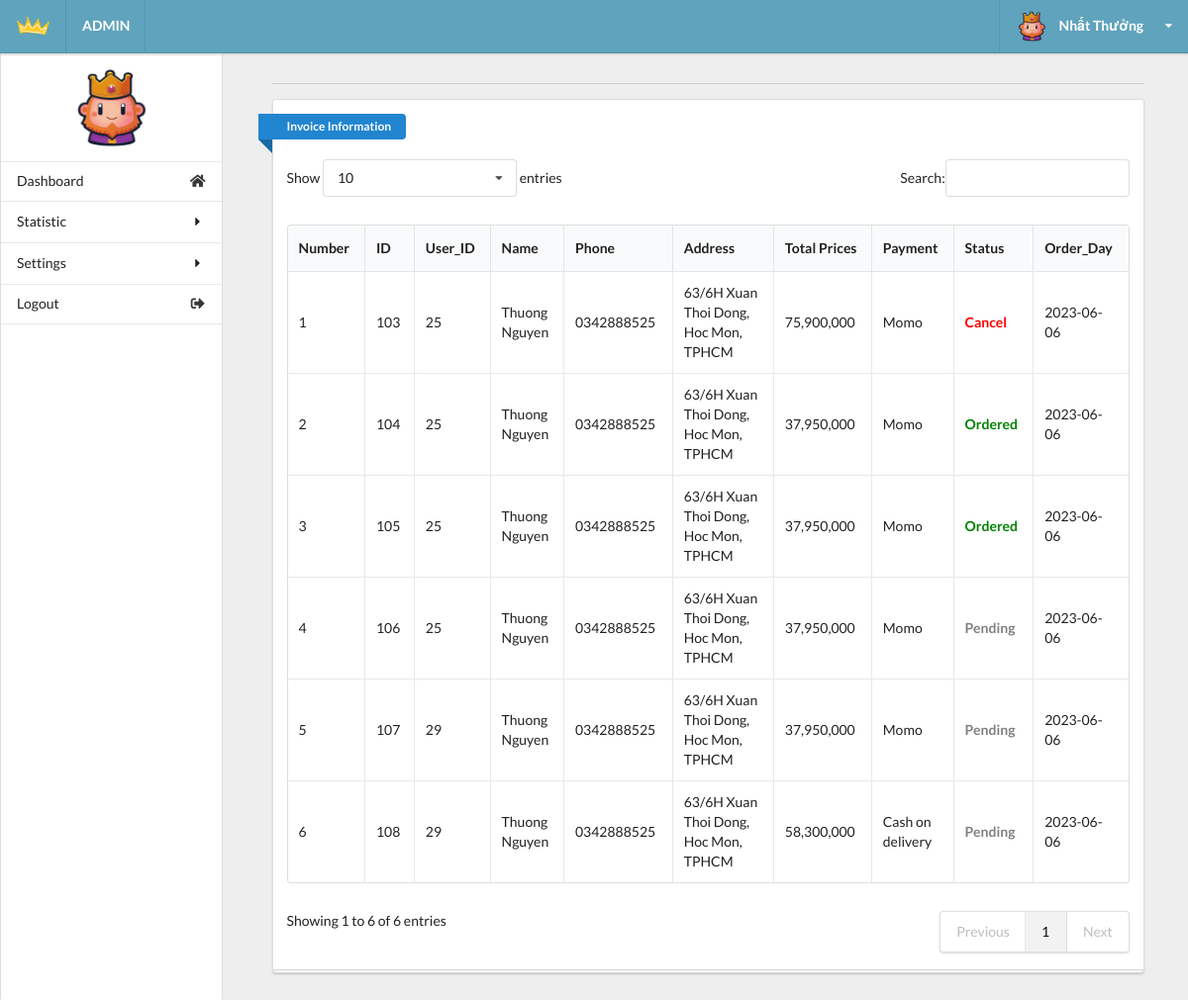
The app's page /admin/admin.php?act=invoice (signed in) with its own data.
### tables this page shows
CREATE TABLE `tbl_order` (
  `id` int(9) NOT NULL,
  `invoice_id` varchar(20) NOT NULL,
  `total_prices` double(10,0) NOT NULL DEFAULT 0,
  `payment` tinyint(1) NOT NULL DEFAULT 1,
  `id_user` int(6) NOT NULL,
  `fname` varchar(20) NOT NULL,
  `lname` varchar(20) NOT NULL,
  `phone` varchar(20) NOT NULL,
  `email` varchar(50) NOT NULL,
  `address` varchar(255) NOT NULL,
  `notes` varchar(255) NOT NULL DEFAULT 'Not note',
  `due_date` date NOT NULL DEFAULT current_timestamp(),
  `status` varchar(20) NOT NULL DEFAULT 'Pending',
  `employee_pr` int(10) NOT NULL DEFAULT 0
);

### model/invoicedb.php (called while the page is built, shortened)
<?php
    function getall_invoice(){
        $conn=connectdb();
        $stmt = $conn->prepare("SELECT * FROM tbl_order");
        $stmt->execute();
        $kq=$stmt->fetchAll();
        return $kq;
    }
?>

### admin/invoice.php (the view, shortened to what this page needs)
<div class="right floated thirteen wide computer sixteen wide phone column" id="content">
  <div class="ui container grid">
    <div class="row">
      <div class="fifteen wide computer sixteen wide phone centered column center-table">
        <div class="ui divider"></div>
        <div class="ui grid">
          <div class="sixteen wide computer sixteen wide phone centered column">
            <div class="ui stacked segment">
              <div class="ui blue ribbon icon label">Invoice Information</div>
              <br><br>
              <table id="example" class="ui celled table responsive nowrap unstackable" style="width:100%">
                <thead>
                  <tr>
                    <th>Number</th>
                    <th>ID</th>
                    <th>User_ID</th>
                    <th>Name</th>
                    <th>Phone</th>
                    <th>Address</th>
                    <th>Total Prices</th>
                    <th>Payment</th>
                    <th>Status</th>
                    <th>Order_Day</th>
                  </tr>
                </thead>
                <?php
                  if (isset($kq) && (count($kq) > 0)) {
                    $i = 1;
                    foreach ($kq as $invoice) {
                      echo '
                        <tr>
                          <td>'.$i.'</td>
                          <td>'.$invoice['id'].'</td>
                          <td>'.$invoice['id_user'].'</td>
                          <td>'.$invoice['fname']. ' ' .$invoice['lname'].'</td>
                          <td>'.$invoice['phone'].'</td>
                          <td>'.$invoice['address'].'</td>
                          <td>'.number_format($invoice['total_prices']).'</td>
                        ';
                        if($invoice['payment'] ==1)
                        {
                          echo '<td>Cash on delivery</td>';
                        } else{
                          echo '<td>Momo</td>';
                        }
                        if($invoice['status'] =="Pending")
                        {
                          echo '<td class="status-pending">'.$invoice['status'].'</td>';
                        } elseif ($invoice['status'] == "Cancel"){
                          echo '<td class="status-cancel">'.$invoice['status'].'</td>';
                        } elseif ($invoice['status'] == "Ordered"){
                          echo '<td class="status-ordered">'.$invoice['status'].'</td>';
                        };
                        echo '
                          <td>'.$invoice['due_date'].'</td>
                          <td>
                            <button  class="button-update"><a class="change-a" href="admin.php?act=updateform_invoice&id='.$invoice['id'].'">Update</a></button>
                            <button  class="button-print"><a class="change-a" href="../web_user/index.php?act=print_invoice_admin&iddh='.$invoice['id'].'">Print</a></button>
                            <button  class="button-detail"><a class="change-a" href="../web_user/index.php?act=print_invoice_admin&iddh='.$invoice['id'].'">Details</a></button>
                          </td>
                        </tr>';
                      $i++;
                    }
                  }
                ?>
              </table>
            </div>
          </div>
        </div>
      </div>
    </div>
  </div>
</div>
</div>
</body>
</html>

### admin/css/main.css (style rules this page uses)
html, body { background-color: #eeeeee; height: 100%; width: 100%; margin: 0; padding: 0; }
#content { top: 1em; }
.status-cancel { color: red; font-weight: bold; }
.status-pending { color: grey; font-weight: bold; }
.status-ordered { color: green; font-weight: bold; }

### records on screen
tbl_order: id "103", id_user "25", fname "Thuong", lname "Nguyen", phone "0342888525", address "63/6H Xuan Thoi Dong, Hoc Mon, TPHCM", total_prices "75,900,000", payment "Momo", status "Cancel", due_date "2023-06-06"
tbl_order: id "104", id_user "25", fname "Thuong", lname "Nguyen", phone "0342888525", address "63/6H Xuan Thoi Dong, Hoc Mon, TPHCM", total_prices "37,950,000", payment "Momo", status "Ordered", due_date "2023-06-06"
tbl_order: id "105", id_user "25", fname "Thuong", lname "Nguyen", phone "0342888525", address "63/6H Xuan Thoi Dong, Hoc Mon, TPHCM", total_prices "37,950,000", payment "Momo", status "Ordered", due_date "2023-06-06"
tbl_order: id "106", id_user "25", fname "Thuong", lname "Nguyen", phone "0342888525", address "63/6H Xuan Thoi Dong, Hoc Mon, TPHCM", total_prices "37,950,000", payment "Momo", status "Pending", due_date "2023-06-06"
tbl_order: id "107", id_user "29", fname "Thuong", lname "Nguyen", phone "0342888525", address "63/6H Xuan Thoi Dong, Hoc Mon, TPHCM", total_prices "37,950,000", payment "Momo", status "Pending", due_date "2023-06-06"
tbl_order: id "108", id_user "29", fname "Thuong", lname "Nguyen", phone "0342888525", address "63/6H Xuan Thoi Dong, Hoc Mon, TPHCM", total_prices "58,300,000", payment "Cash on delivery", status "Pending", due_date "2023-06-06"
